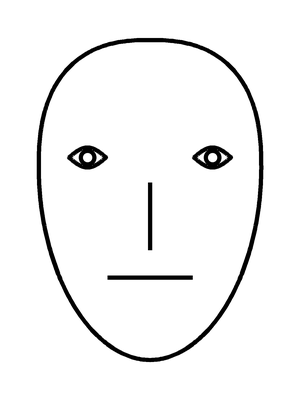
#> input picture data/34 Faces/face_01.png, 300 x 400 px, given in place of face_01.png.png, which was not available
$ python -i fast_model_face_mds.py   (imports and definitions only)
#> lines starting #> are read from the running program, lines starting #| are printed output that depends on the picture; after the words box and inside, x2 and y2 are one past the last pixel; in counts of white or black regions, pixels touching at a corner belong together
"""Fit a 4D nonmetric MDS solution to Jev face similarity ratings and rotate it onto the physical dimensions.

Follows Nosofsky (1991, p. 5) and fast_model_mds.py:
- Dissimilarity = 10 - similarity rating (matching Nosofsky 1991's 1-10 scale)
- 4D nonmetric MDS
- Orthogonal Procrustes rotation onto the z-scored physical dimensions (EH, ES, NL, MH) in
  data/nosofsky1991_table_a1.csv (oriented with Table A1's sign convention: -EH, +ES, +NL, -MH),
  uniformly scaled to match the Frobenius norm of the centered human MDS solution.

Usage:
    python fast_model_face_mds.py [--similarities CSV] [--output-folder DIR]
"""

import argparse
from pathlib import Path

import matplotlib.pyplot as plt
import numpy as np
import pandas as pd
from matplotlib.colors import LinearSegmentedColormap
from matplotlib.offsetbox import AnnotationBbox, OffsetImage
from PIL import Image
from scipy.linalg import orthogonal_procrustes
from scipy.spatial.distance import pdist
from scipy.ndimage import binary_fill_holes
from sklearn.manifold import MDS

from make_jev_plots import GRID, HUMAN_COLOR, SURFACE, TEXT_PRIMARY, TEXT_SECONDARY, style_axes

HUMAN_DATA_FILE = Path("data") / "nosofsky1991_table_a1.csv"
FACE_IMAGE_FOLDER = Path("data") / "34 Faces"
DEFAULT_SIMILARITIES = Path("output") / "jev" / "face_similarities.csv"
DEFAULT_OUTPUT_FOLDER = Path("output") / "face_mds"
DUPLICATE_FACES = {26, 30}  # Identical to Faces 11 and 18 in Nosofsky (1991)

N_DIMENSIONS = 4
RANDOM_STATE = 0
JEV_COLOR = "#2a78d6"
CAT1_EXEMPLARS = {1, 2, 3, 4, 5}
CAT2_EXEMPLARS = {6, 7, 8, 9, 10}
CAT1_COLOR = "#184f95"
CAT2_COLOR = "#a83232"

DIMENSIONS = [
    ("EH", "MDS_1", "Dim 1 (Eye Height)"),
    ("ES", "MDS_2", "Dim 2 (Eye Separation)"),
    ("NL", "MDS_3", "Dim 3 (Nose Length)"),
    ("MH", "MDS_4", "Dim 4 (Mouth Height)"),
]
DIM_LABELS = [label for _, _, label in DIMENSIONS]

DIVERGING = LinearSegmentedColormap.from_list("diverging", ["#a83232", "#f0efec", "#184f95"])


# [36 lines left out: functions load_human_data, load_dissimilarities, fit_mds, not called in this run]


# Sign convention matching Nosofsky (1991) Table A1 MDS axes (-EH, +ES, +NL, -MH)
PHYS_SIGNS = np.array([-1.0, 1.0, 1.0, -1.0])


# [311 lines left out: functions rotate_onto_physical, correlate_matrices, save, plot_heatmap, place_non_overlapping_labels, plot_dimension_scatter, not called in this run]


_thumbnails: dict[str, np.ndarray] = {}


def load_face_thumbnail(face: str) -> np.ndarray:
    """Load a face PNG and make the exterior outside the head outline transparent with bold lines for small thumbnails."""
#> called with face = 'data/34 Faces/face_01.png'
    if face not in _thumbnails:
        im = Image.open(FACE_IMAGE_FOLDER / f"{face}.png").convert("RGBA")
        arr = np.array(im)
        # Head outline is dark pixels; fill inside of head outline so interior stays opaque white
        is_ink = arr[:, :, 0] < 240
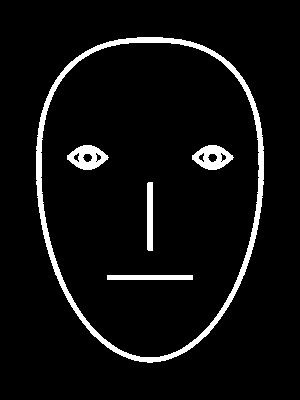
#> is_ink: shape (400, 300) bool; 5.6% white; 5 white regions, box (x1, y1, x2, y2) and area: (36, 37, 264, 363) 4639, (67, 145, 109, 170) 613, (192, 145, 234, 170) 613, (107, 275, 193, 280) 430, (147, 182, 153, 251) 412
        inside_head = binary_fill_holes(is_ink)
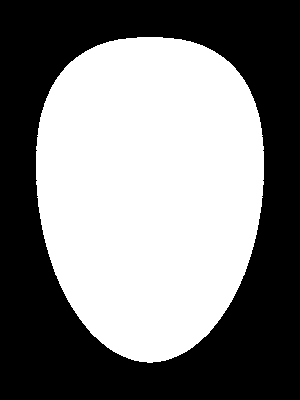
#> inside_head: shape (400, 300) bool; 49.7% white; 1 white region, box (x1, y1, x2, y2) and area: (36, 37, 264, 363) 59626
        arr[~inside_head, 3] = 0
        # Crop tightly around the head outline
        ys, xs = np.where(inside_head)
        arr = arr[ys.min() : ys.max() + 1, xs.min() : xs.max() + 1]
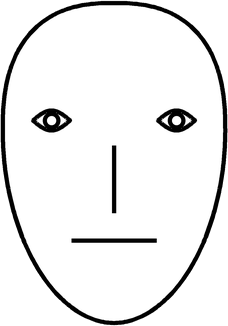
#> arr: shape (326, 228, 4); mean R, G, B, A 236.6, 236.6, 236.6, 204.6; transparent parts drawn white
        # Downsample with LANCZOS and darken ink strokes so features remain crisp at thumbnail size
        thumb_h = 48
        thumb_w = int(round(arr.shape[1] * (thumb_h / arr.shape[0])))
#> thumb_w = 34
        thumb = np.array(Image.fromarray(arr).resize((thumb_w, thumb_h), Image.Resampling.LANCZOS), dtype=float) / 255.0
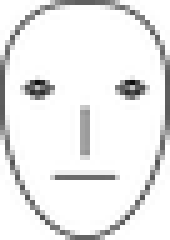
#> thumb: shape (48, 34, 4) float64 (shown 5 times larger); mean R, G, B, A 0.736, 0.736, 0.736, 0.803; transparent parts drawn white
        # Darken gray anti-aliased strokes (gamma > 1 on luminance) while keeping white interior white
        thumb[:, :, :3] = np.clip((thumb[:, :, :3] ** 2.4), 0.0, 1.0)
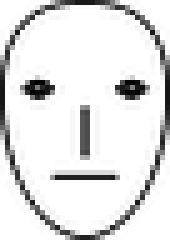
#> thumb: shape (48, 34, 4) float64 (shown 5 times larger); mean R, G, B, A 0.696, 0.696, 0.696, 0.803; transparent parts drawn white
        _thumbnails[face] = thumb
    return _thumbnails[face]


# [305 lines left out: functions plot_dimension_scatter_faces, plot_mds_space, main, not called in this run]


# [2 lines not run here, left out]

>>> result = load_face_thumbnail('data/34 Faces/face_01.png')

$ run again, on data/34 Faces/face_06.png
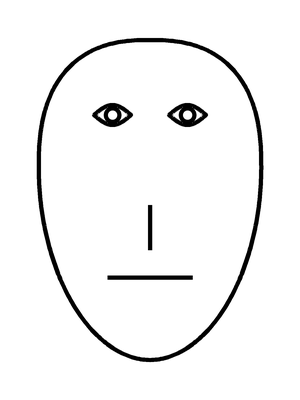
#> input picture data/34 Faces/face_06.png, 300 x 400 px, given in place of face_06.png.png, which was not available
#> in load_face_thumbnail, `is_ink = arr[:, :, 0] < 240`:
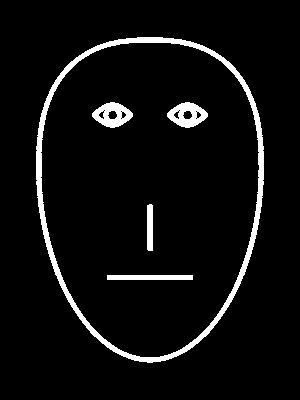
#> is_ink: shape (400, 300) bool; 5.5% white; 5 white regions, box (x1, y1, x2, y2) and area: (36, 37, 264, 363) 4639, (92, 102, 133, 128) 624, (167, 102, 208, 128) 624, (107, 275, 193, 280) 430, (147, 204, 153, 251) 278
#> inside_head: shape (400, 300) bool; 49.7% white; 1 white region, box (x1, y1, x2, y2) and area: (36, 37, 264, 363) 59626
#> in load_face_thumbnail, `thumb[:, :, :3] = np.clip((thumb[:, :, :3] ** 2.4), 0.0, 1.0)`:
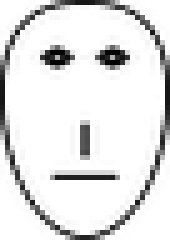
#> thumb: shape (48, 34, 4) float64 (shown 5 times larger); mean R, G, B, A 0.699, 0.699, 0.699, 0.803; transparent parts drawn white
